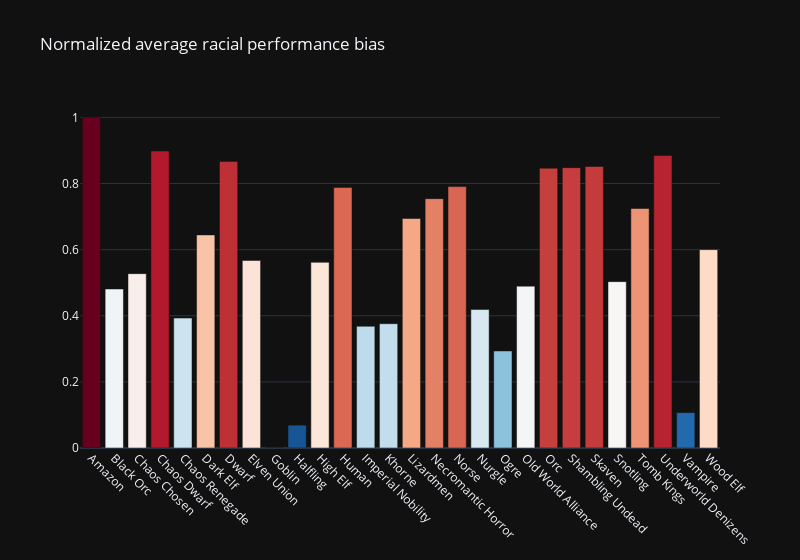

The notebook cell saved with this chart:
### Code cell
# Calculate the mean and reshape it into a 1D array
mean_values = np.reshape(heatmap.mean(axis=0), (-1,))

# Normalize the values to the range [0, 1]
values = mean_values - np.min(mean_values)
values /= np.max(values)

# Create a color scale
color_scale = np.interp(mean_values, (mean_values.min(), mean_values.max()), [-1, 1])

# Create the bar plot
fig = go.Figure(data=go.Bar(x=unique_categories1, y=values, marker=dict(color=color_scale, colorscale='RdBu_r',)
))

# Set the title
fig.update_layout(title_text='Normalized average racial performance bias', width=800)
fig.update_xaxes(tickangle=45, )
# fig.update_yaxes(range=[-vmax, vmax])

# Show the plot
fig.show()

### Figure 1 — Plotly figure (JSON) as saved in the notebook; plotly's stock layout.template omitted (floating-point values rounded to 4 significant figures)
{"data": [{"marker": {"color": [1, -0.03795, 0.05474, 0.7967, -0.214, 0.2892, 0.7339, 0.1345, -1, -0.8615, 0.1231, 0.5767, -0.2636, -0.248, 0.3884, 0.5085, 0.5814, -0.1619, -0.4128, -0.02073, 0.6929, 0.6959, 0.7035, 0.006445, 0.4487, 0.7698, -0.7861, 0.2001], "colorscale": [[0, "rgb(5,48,97)"], [0.1, "rgb(33,102,172)"], [0.2, "rgb(67,147,195)"], [0.3, "rgb(146,197,222)"], [0.4, "rgb(209,229,240)"], [0.5, "rgb(247,247,247)"], [0.6, "rgb(253,219,199)"], [0.7, "rgb(244,165,130)"], [0.8, "rgb(214,96,77)"], [0.9, "rgb(178,24,43)"], [1, "rgb(103,0,31)"]]}, "type": "bar", "x": ["Amazon", "Black Orc", "Chaos Chosen", "Chaos Dwarf", "Chaos Renegade", "Dark Elf", "Dwarf", "Elven Union", "Goblin", "Halfling", "High Elf", "Human", "Imperial Nobility", "Khorne", "Lizardmen", "Necromantic Horror", "Norse", "Nurgle", "Ogre", "Old World Alliance", "Orc", "Shambling Undead", "Skaven", "Snotling", "Tomb Kings", "Underworld Denizens", "Vampire", "Wood Elf"], "y": [1, 0.481, 0.5274, 0.8984, 0.393, 0.6446, 0.867, 0.5673, 0, 0.06925, 0.5616, 0.7883, 0.3682, 0.376, 0.6942, 0.7542, 0.7907, 0.419, 0.2936, 0.4896, 0.8465, 0.848, 0.8517, 0.5032, 0.7244, 0.8849, 0.1069, 0.6]}], "layout": {"title": {"text": "Normalized average racial performance bias"}, "width": 800, "xaxis": {"tickangle": 45}}}
